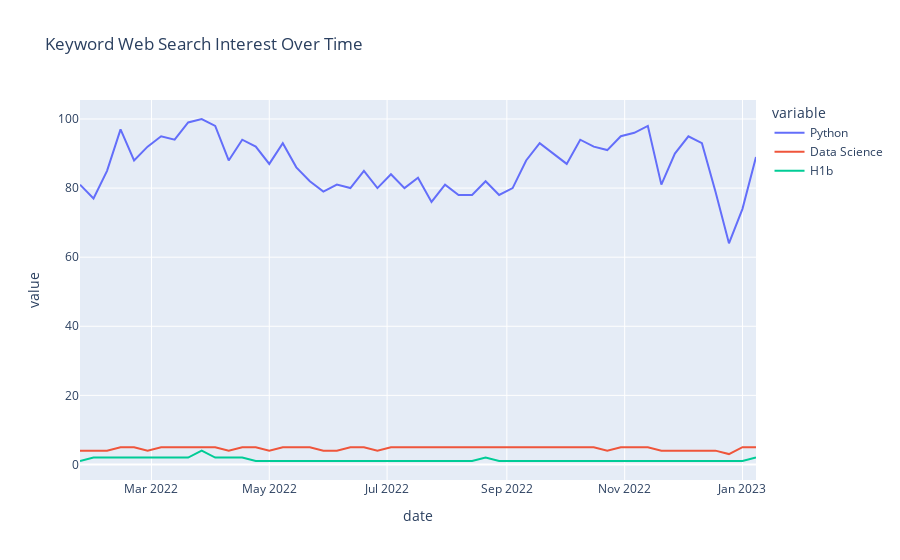

Here is the notebook cell this chart was saved with:
### Code cell
import plotly.express as px
df = pytrends.interest_over_time()
df = df.reset_index()
fig = px.line(df, x="date", y=["Python", "Data Science", "H1b"], title='Keyword Web Search Interest Over Time')
fig.show()
